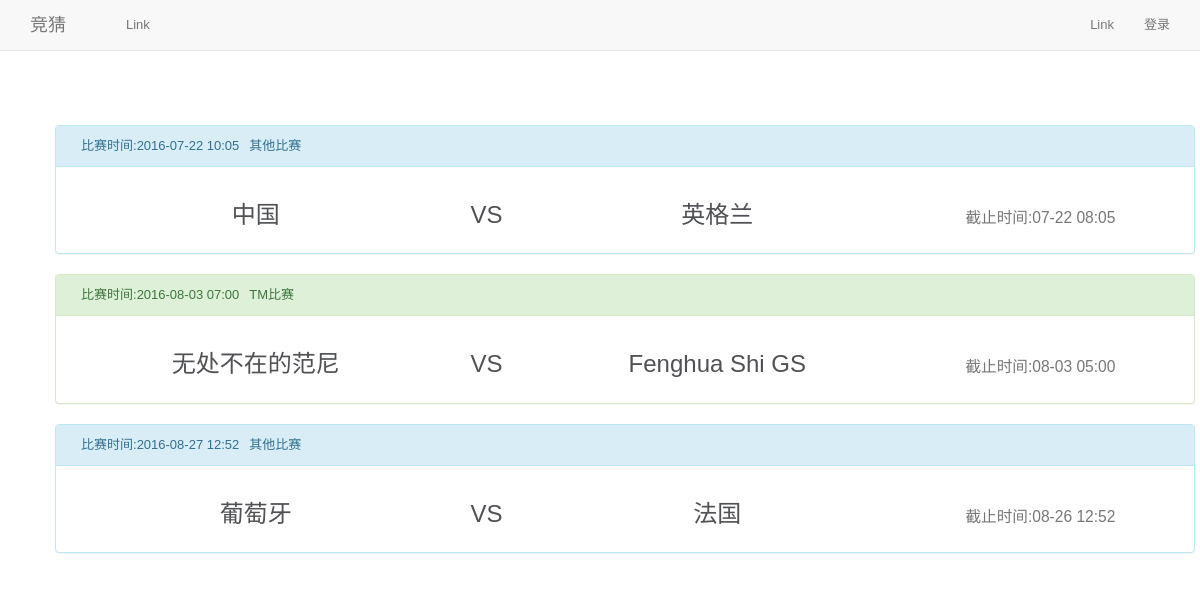
The page / on the database its author committed.
### tables this page shows
CREATE TABLE `guess_match_info` (
  `id` int(11) NOT NULL,
  `home_id` int(11) NOT NULL,
  `away_id` int(11) NOT NULL,
  `fixture` int(11) NOT NULL,
  `deadline` int(11) NOT NULL,
  `tm_match_id` int(11) DEFAULT NULL,
  `update_at` int(11) NOT NULL
);

### application/controllers/Guess.php (called while the page is built, shortened)
<?php
class Guess extends CI_Controller
{
    public function index()
    {
        $this->load->model('guess_model');
        $this->load->helper(array('form'));
        $this->load->library('pagination');
        $this->config->load('pagination.php');
        $data['match'] = $this->guess_model->get_match($this->uri->segment(3, 1),$this->config->item('per_page'));
        $match_num = 0;
        foreach ($data['match'] as $match)
        {
            $home_info = $this->guess_model->get_team_by_id($match->home_id);
            $away_info = $this->guess_model->get_team_by_id($match->away_id);
            $ratio = $this->guess_model->get_bet_ratio($match->id);
            $data['match'][$match_num]->home_name = $home_info->team_name;
            $data['match'][$match_num]->away_name = $away_info->team_name;
            $data['match'][$match_num]->win = $ratio['win'];
            $data['match'][$match_num]->fail = $ratio['fail'];
            $data['match'][$match_num]->draw = $ratio['draw'];
            $odds_info = $this->guess_model->get_odds($match->id);
            foreach($odds_info as $odds)
            {
                $s = $odds->score;
                $data['match'][$match_num]->$s = $odds->odds;
            }
            $match_num++;
        }
        $this->load->view('inc/header');
        $this->load->view('guess/index',$data);
        $this->load->view('inc/footer');
    }
}

### index.php (called while the page is built, shortened)
<?php
require_once BASEPATH.'core/CodeIgniter.php';

### application/models/Guess_model.php (called while the page is built, shortened)
<?php
    class Guess_model extends CI_Model
    {
        public function get_match($page_num=1,$num_per_page=20)
        {
            $query = $this->db->where('fixture >', time())
                ->limit($num_per_page,($page_num-1)*$num_per_page)
                ->order_by('fixture', 'ASC')
                ->get('guess_match_info')
            ;
            return $query->result();
        }
        public function get_bet_ratio($match_id)
        {
            $this->db->select_sum('point');
            $this->db->from('guess_guess_info');
            $this->db->where('match_id',$match_id);
            $this->db->where('score','1');
            $win = $this->db->get()->row()->point;
            $this->db->select_sum('point');
            $this->db->from('guess_guess_info');
            $this->db->where('match_id',$match_id);
            $this->db->where('score','0');
            $draw = $this->db->get()->row()->point;
            $this->db->select_sum('point');
            $this->db->from('guess_guess_info');
            $this->db->where('match_id',$match_id);
            $this->db->where('score','-1');
            $fail = $this->db->get()->row()->point;
            $arr = array();
            $s = $win+$draw+$fail;
            if($s == 0)
            {
                $arr['win'] = 0;
                $arr['draw'] = 0;
                $arr['fail'] = 0;
            }
            else
            {
                $arr['win'] = round(100*$win/$s ,1);
                $arr['draw'] = round(100*$draw/$s ,1);
                $arr['fail'] = round(100*$fail/$s ,1);
            }
            return $arr;
        }
    }

### application/views/guess/index.php (the view, shortened to what this page needs)
<?php
foreach($match as $m)
{
    if (isset($m->tm_match_id))
    {
        echo '<div class="panel panel-success">';
    }
    else
    {
        echo '<div class="panel panel-info">';
    }
    echo '<div class="panel-heading"><span>比赛时间:';
    if (date("i", $this->security->xss_clean($m->fixture)) == 59)
    {
        echo date("Y-m-d H:i", $this->security->xss_clean($m->fixture + 60)) . '</span>';
    }
    else
    {
        echo date("Y-m-d H:i", $this->security->xss_clean($m->fixture)) . '</span>';
    }
    if (isset($m->tm_match_id))
        echo '<span>TM比赛</span>';
    else
        echo '<span>其他比赛</span>';
    echo '</div>
    <div class="panel-body">';
    echo '<div class="col-sm-4 text-center h3">' . $this->security->xss_clean($m->home_name) . '</div>';
    echo '<div class="col-sm-1 text-center h3">VS</div>';
    echo '<div class="col-sm-4 text-center h3">' . $this->security->xss_clean($m->away_name) . '</div>';
    echo '<div class="col-sm-3 text-center h3"><small>截止时间:' . date("m-d H:i", $this->security->xss_clean($m->deadline)) . '</small></div>';
    $win_width = $m->win;
    $draw_width = $m->draw;
    $fail_width = $m->fail;
    if($m->win==0&&$m->draw==0&&$m->fail==0)
    {
        $win_width=33.3;
        $draw_width=33.3;
        $fail_width=33.3;
    }
    if($win_width<10)
        $win_width = 10;
    $sum = $win_width+$draw_width+$fail_width;
    $win_width = round(100*$win_width/$sum ,4);
    $draw_width = round(100*$draw_width/$sum ,4);
    $fail_width = round(100*$fail_width/$sum ,4);
    echo '
    </div>
    <div class="progress">
        <div class="progress-bar " style="width: '.$win_width.'%" style="min-width: 4em;">
             '.$m->win.'%
        </div>
        <div class="progress-bar progress-bar-warning  " style="width: '.$draw_width.'%" style="min-width: 4em;">
             '.$m->draw.'%
        </div>
        <div class="progress-bar progress-bar-danger " style="width:  '.$fail_width.'%" style="min-width: 4em;">
             '.$m->fail.'%
        </div>
    </div>';
    echo'</div>';
}
?>

### application/views/inc/header.php (shortened to what this page needs)
<!DOCTYPE html>
<html lang="cn">
<head>
    <link rel="stylesheet" href="<?php echo base_url('asset/css/bootstrap.min.css'); ?>">
    <link rel="stylesheet" href="<?php echo base_url('asset/css/style.css'); ?>">
</head>
<body>
    <div class="container">
<?php
    require_once('navigation.php');
?>

### application/views/inc/navigation.php (shortened to what this page needs)
<nav class="navbar navbar-default navbar-fixed-top">
    <div class="container">
        <div class="navbar-header">
            <a class="navbar-brand" href="<?php echo base_url(); ?>">竞猜</a>
        </div>
        <div class="collapse navbar-collapse" id="bs-example-navbar-collapse-1">
            <ul class="nav navbar-nav">
                <li ><a href="#">
                    </a></li>
                <li><a href="#">Link</a></li>
            </ul>
            <ul class="nav navbar-nav navbar-right">
                <li><a href="#">Link</a></li>
                <?php
                    if(isset($this->session->name))
                        echo '<li><a href='.base_url('user/logout').'>注销</a></li>';
                    else
                        echo '<li><a href='.base_url('user/login').'>登录</a></li>';
                ?>
            </ul>
        </div>
    </div>
</nav>

### application/views/inc/footer.php (shortened to what this page needs)
    </body>
</html>

### asset/css/style.css (style rules this page uses)
body { background-color: #fff; margin: 40px; font: 13px/20px normal Helvetica, Arial, sans-serif; color: #4F5155; padding-top: 70px; }

### application/views/guess/index.php (style rules this page uses)
span { margin-left: 10px; }

### rows shown on the page
guess_match_info: fixture "2016-07-22 10:05", shows "其他比赛", home_name "中国", away_name "英格兰", deadline "07-22 08:05"
guess_match_info: fixture "2016-08-03 07:00", shows "TM比赛", home_name "无处不在的范尼", away_name "Fenghua Shi GS", deadline "08-03 05:00"
guess_match_info: fixture "2016-08-27 12:52", shows "其他比赛", home_name "葡萄牙", away_name "法国", deadline "08-26 12:52"
